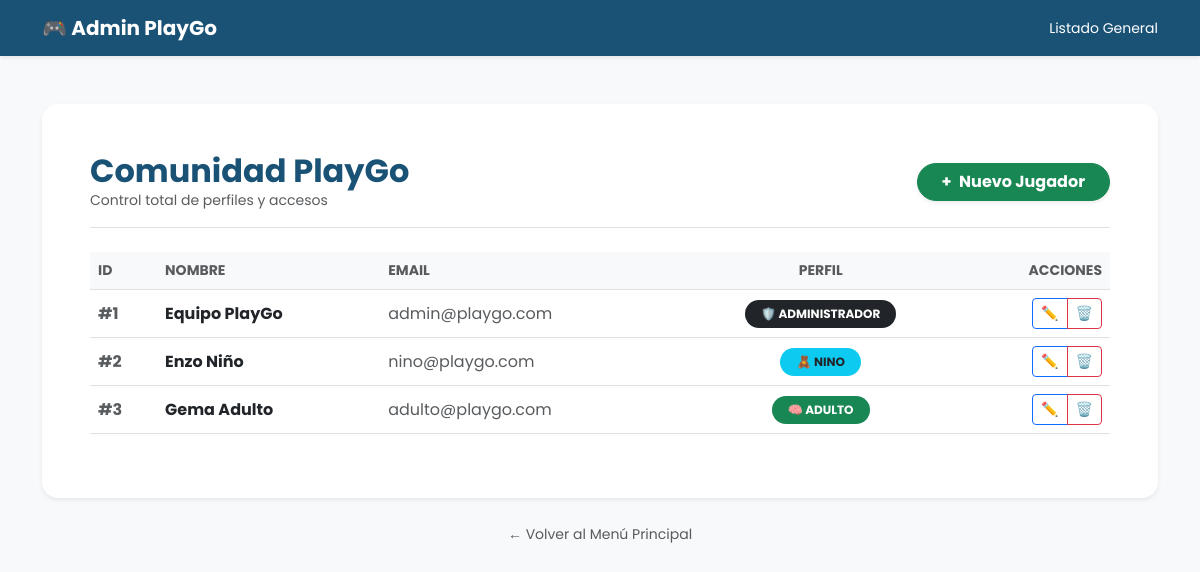
The app's page /administrador/usuarios/listar.php (signed in) with its own data.
### tables this page shows
CREATE TABLE IF NOT EXISTS usuario (
    usuario_id INT AUTO_INCREMENT PRIMARY KEY,
    nombres VARCHAR(100) NOT NULL,
    correo VARCHAR(100) NOT NULL UNIQUE,
    clave VARCHAR(255) NOT NULL,
    tipo_usuario ENUM('nino', 'adulto', 'administrador') NOT NULL, 
    fecha_registro TIMESTAMP DEFAULT CURRENT_TIMESTAMP
);

### administrador/usuarios/listar.php (the view, shortened to what this page needs)
<?php
require_once "../../configuracion/conexion.php";
$res = mysqli_query($conn, "SELECT usuario_id, nombres, correo, tipo_usuario FROM usuario");
?>
<!DOCTYPE html>
<html lang="es">
<head>
    <link href="https://cdn.jsdelivr.net/npm/bootstrap@5.3.0/dist/css/bootstrap.min.css" rel="stylesheet">
    <link rel="stylesheet" href="../../assets/css/menu.css">
</head>
<body class="bg-light">
    <nav class="navbar navbar-expand-lg navbar-dark bg-playgo shadow-sm">
        <div class="container">
            <a class="navbar-brand fw-bold" href="../menu.php">
                <span>🎮</span> Admin PlayGo
            </a>
            <div class="text-white small">
                Listado General
            </div>
        </div>
    </nav>
    <div class="container my-5">
        <div class="card shadow-sm border-0 rounded-4 animate-fade-in">
            <div class="card-body p-5">
                <div class="d-flex justify-content-between align-items-center mb-4 border-bottom pb-3">
                    <div>
                        <h2 class="fw-bold text-playgo mb-0">Comunidad PlayGo</h2>
                        <p class="text-muted small mb-0">Control total de perfiles y accesos</p>
                    </div>
                    <a href="alta.php" class="btn btn-success fw-bold rounded-pill px-4 shadow-sm">
                        <span class="me-1">+</span> Nuevo Jugador
                    </a>
                </div>
                <div class="table-responsive">
                    <table class="table table-hover align-middle">
                        <thead class="table-light">
                            <tr>
                                <th class="text-muted small">ID</th>
                                <th class="text-muted small">NOMBRE</th>
                                <th class="text-muted small">EMAIL</th>
                                <th class="text-muted small text-center">PERFIL</th>
                                <th class="text-muted small text-end">ACCIONES</th>
                            </tr>
                        </thead>
                        <tbody>
                            <?php while($u = mysqli_fetch_assoc($res)): ?>
                            <tr>
                                <td class="fw-bold text-muted">#<?php echo $u['usuario_id']; ?></td>
                                <td>
                                    <div class="fw-bold text-dark"><?php echo htmlspecialchars($u['nombres']); ?></div>
                                </td>
                                <td class="text-muted"><?php echo htmlspecialchars($u['correo']); ?></td>
                                <td class="text-center">
                                    <?php
                                        $badgeClass = 'bg-secondary';
                                        $icon = '👤';
                                        if($u['tipo_usuario'] == 'nino'){
                                            $badgeClass = 'bg-info text-dark';
                                            $icon = '🧸';
                                        } elseif($u['tipo_usuario'] == 'adulto'){
                                            $badgeClass = 'bg-success';
                                            $icon = '🧠';
                                        } elseif($u['tipo_usuario'] == 'administrador'){
                                            $badgeClass = 'bg-dark';
                                            $icon = '🛡️';
                                        }
                                    ?>
                                    <span class="badge rounded-pill <?php echo $badgeClass; ?> px-3 py-2">
                                        <?php echo $icon . ' ' . strtoupper($u['tipo_usuario']); ?>
                                    </span>
                                </td>
                                <td class="text-end">
                                    <div class="btn-group" role="group">
                                        <a href="modificar.php?id=<?php echo $u['usuario_id']; ?>"
                                            class="btn btn-sm btn-outline-primary" title="Editar Usuario">
                                            ✏️
                                        </a>
                                        <a href="baja.php?id=<?php echo $u['usuario_id']; ?>"
                                            class="btn btn-sm btn-outline-danger" title="Eliminar Usuario"
                                            onclick="return confirm('¿Estás seguro de que quieres eliminar a <?php echo $u['nombres']; ?>? Se perderá su progreso.')">
                                            🗑️
                                        </a>
                                    </div>
                                </td>
                            </tr>
                            <?php endwhile; ?>
                        </tbody>
                    </table>
                </div> <?php if(mysqli_num_rows($res) == 0): ?>
                <div class="alert alert-warning text-center mt-3">
                    No hay usuarios registrados todavía.
                </div>
                <?php endif; ?>
            </div>
        </div>
        <div class="text-center mt-4">
            <a href="../menu.php" class="text-decoration-none text-muted small">
                ← Volver al Menú Principal
            </a>
        </div>
    </div>
</body>
</html>

### assets/css/menu.css (style rules this page uses)
:root { --playgo-blue: #1a5276; --playgo-dark: #154360; --bg-soft: #f4f6f7; }
body { font-family: 'Poppins', sans-serif; background-color: var(--bg-soft); }
.bg-playgo { background-color: var(--playgo-blue) !important; }
.text-playgo { color: var(--playgo-blue) !important; }
.animate-fade-in { animation: fadeIn 0.8s ease-out forwards; }

### records on screen
usuario: usuario_id "1", nombres "Equipo PlayGo", correo "admin@playgo.com", tipo_usuario "🛡️", tipo_usuario "ADMINISTRADOR"
usuario: usuario_id "2", nombres "Enzo Niño", correo "nino@playgo.com", tipo_usuario "🧸", tipo_usuario "NINO"
usuario: usuario_id "3", nombres "Gema Adulto", correo "adulto@playgo.com", tipo_usuario "🧠", tipo_usuario "ADULTO"
